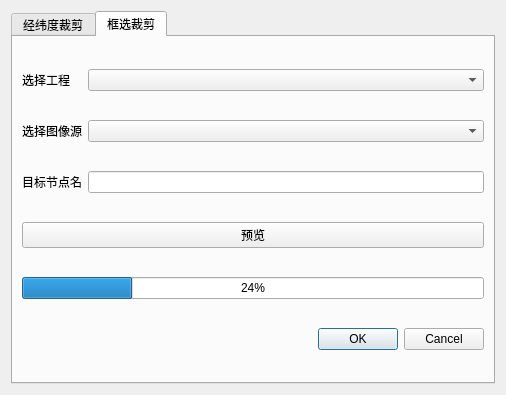
<?xml version="1.0" encoding="UTF-8"?>
<ui version="4.0">
 <class>Cut</class>
 <widget class="QWidget" name="Cut">
  <property name="geometry">
   <rect>
    <x>0</x>
    <y>0</y>
    <width>506</width>
    <height>395</height>
   </rect>
  </property>
  <property name="windowTitle">
   <string>图像裁剪</string>
  </property>
  <property name="windowIcon">
   <iconset resource="../QtWidgetsApplication3.qrc">
    <normaloff>:/QtWidgetsApplication3/bin/icon/InSARapp.ico</normaloff>:/QtWidgetsApplication3/bin/icon/InSARapp.ico</iconset>
  </property>
  <layout class="QVBoxLayout" name="verticalLayout">
   <item>
    <widget class="QTabWidget" name="tabWidget">
     <property name="currentIndex">
      <number>1</number>
     </property>
     <widget class="QWidget" name="tab">
      <attribute name="title">
       <string>经纬度裁剪</string>
      </attribute>
      <layout class="QVBoxLayout" name="verticalLayout_2">
       <item>
        <layout class="QGridLayout" name="gridLayout">
         <item row="5" column="0">
          <widget class="QLabel" name="label_5">
           <property name="text">
            <string>裁剪宽度</string>
           </property>
          </widget>
         </item>
         <item row="6" column="3">
          <widget class="QLabel" name="label_8">
           <property name="text">
            <string>(m)</string>
           </property>
           <property name="alignment">
            <set>Qt::AlignCenter</set>
           </property>
          </widget>
         </item>
         <item row="4" column="0">
          <widget class="QLabel" name="label_4">
           <property name="text">
            <string>中心纬度</string>
           </property>
          </widget>
         </item>
         <item row="2" column="2" colspan="2">
          <widget class="QLineEdit" name="lineEdit"/>
         </item>
         <item row="0" column="2" colspan="2">
          <widget class="QComboBox" name="comboBox"/>
         </item>
         <item row="2" column="0">
          <widget class="QLabel" name="label_2">
           <property name="text">
            <string>文件夹名称</string>
           </property>
          </widget>
         </item>
         <item row="6" column="2">
          <widget class="QLineEdit" name="Height"/>
         </item>
         <item row="6" column="0">
          <widget class="QLabel" name="label_6">
           <property name="text">
            <string>裁剪高度</string>
           </property>
          </widget>
         </item>
         <item row="5" column="3">
          <widget class="QLabel" name="label_7">
           <property name="text">
            <string>(m)</string>
           </property>
           <property name="alignment">
            <set>Qt::AlignCenter</set>
           </property>
          </widget>
         </item>
         <item row="3" column="3">
          <widget class="QLabel" name="label_9">
           <property name="text">
            <string>(°)</string>
           </property>
           <property name="alignment">
            <set>Qt::AlignCenter</set>
           </property>
          </widget>
         </item>
         <item row="5" column="2">
          <widget class="QLineEdit" name="Width"/>
         </item>
         <item row="1" column="2" colspan="2">
          <widget class="QComboBox" name="comboBox_2"/>
         </item>
         <item row="4" column="3">
          <widget class="QLabel" name="label_10">
           <property name="text">
            <string>(°)</string>
           </property>
           <property name="alignment">
            <set>Qt::AlignCenter</set>
           </property>
          </widget>
         </item>
         <item row="0" column="0">
          <widget class="QLabel" name="label">
           <property name="text">
            <string>选择工程</string>
           </property>
          </widget>
         </item>
         <item row="3" column="2">
          <widget class="QLineEdit" name="lon"/>
         </item>
         <item row="3" column="0">
          <widget class="QLabel" name="label_3">
           <property name="text">
            <string>中心经度</string>
           </property>
          </widget>
         </item>
         <item row="4" column="2">
          <widget class="QLineEdit" name="lat"/>
         </item>
         <item row="1" column="0">
          <widget class="QLabel" name="label_11">
           <property name="text">
            <string>选择图像源</string>
           </property>
          </widget>
         </item>
        </layout>
       </item>
       <item>
        <widget class="QProgressBar" name="progressBar">
         <property name="value">
          <number>24</number>
         </property>
        </widget>
       </item>
       <item>
        <widget class="QDialogButtonBox" name="buttonBox">
         <property name="standardButtons">
          <set>QDialogButtonBox::Cancel|QDialogButtonBox::Ok</set>
         </property>
        </widget>
       </item>
      </layout>
     </widget>
     <widget class="QWidget" name="tab_2">
      <attribute name="title">
       <string>框选裁剪</string>
      </attribute>
      <layout class="QHBoxLayout" name="horizontalLayout">
       <item>
        <layout class="QGridLayout" name="gridLayout_2">
         <item row="1" column="0">
          <widget class="QLabel" name="label_12">
           <property name="text">
            <string>选择图像源</string>
           </property>
          </widget>
         </item>
         <item row="1" column="1">
          <widget class="QComboBox" name="comboBox_4"/>
         </item>
         <item row="3" column="0" colspan="2">
          <widget class="QPushButton" name="Preview">
           <property name="text">
            <string>预览</string>
           </property>
          </widget>
         </item>
         <item row="2" column="0">
          <widget class="QLabel" name="label_14">
           <property name="text">
            <string>目标节点名</string>
           </property>
          </widget>
         </item>
         <item row="0" column="0">
          <widget class="QLabel" name="label_13">
           <property name="text">
            <string>选择工程</string>
           </property>
          </widget>
         </item>
         <item row="0" column="1">
          <widget class="QComboBox" name="comboBox_3"/>
         </item>
         <item row="2" column="1">
          <widget class="QLineEdit" name="lineEdit_2"/>
         </item>
         <item row="5" column="1">
          <widget class="QDialogButtonBox" name="buttonBox_2">
           <property name="standardButtons">
            <set>QDialogButtonBox::Cancel|QDialogButtonBox::Ok</set>
           </property>
          </widget>
         </item>
         <item row="4" column="0" colspan="2">
          <widget class="QProgressBar" name="progressBar_2">
           <property name="value">
            <number>24</number>
           </property>
          </widget>
         </item>
        </layout>
       </item>
      </layout>
     </widget>
    </widget>
   </item>
  </layout>
 </widget>
 <resources>
  <include location="../QtWidgetsApplication3.qrc"/>
 </resources>
 <connections/>
</ui>
